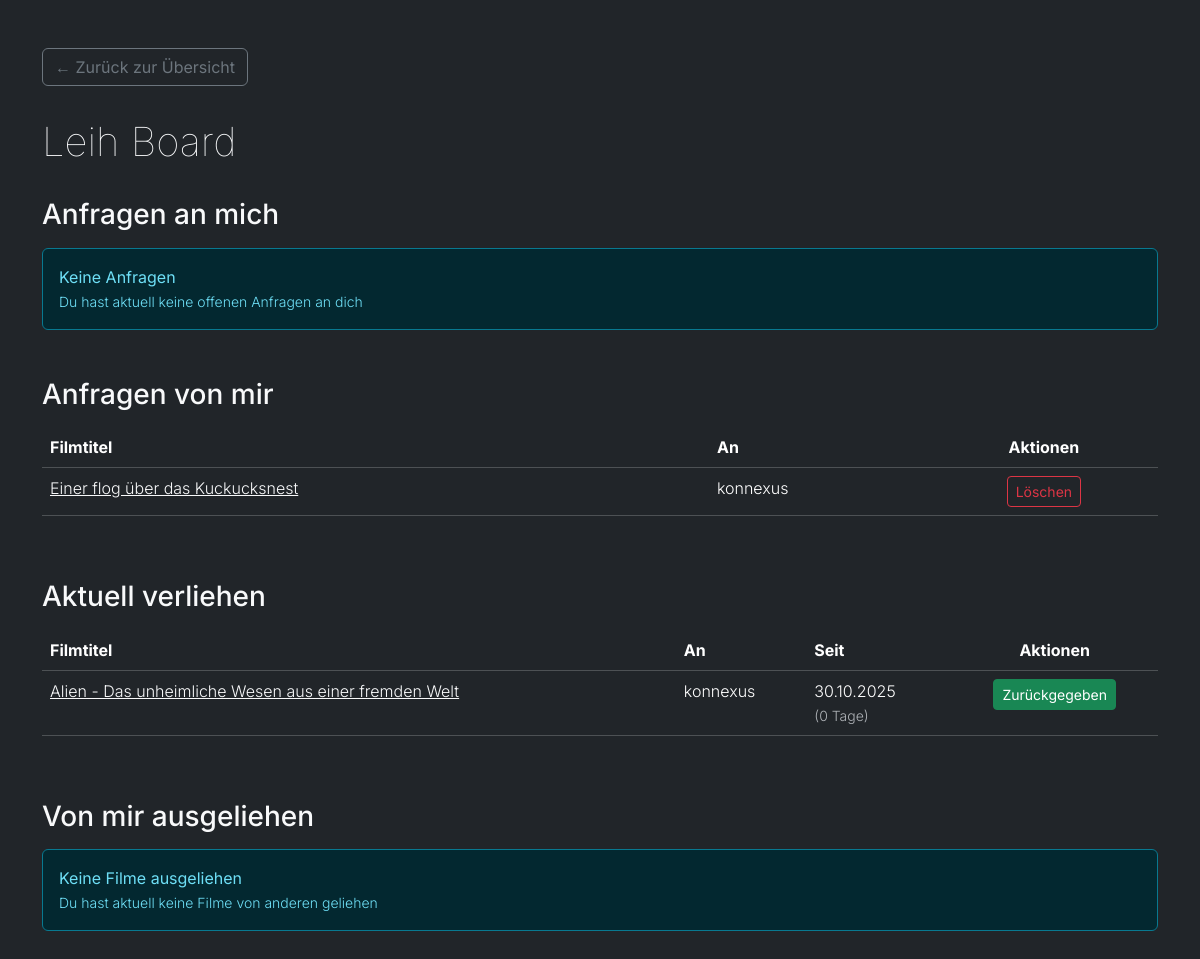
/leihboard (signed in), run on an earlier commit of the app's database.
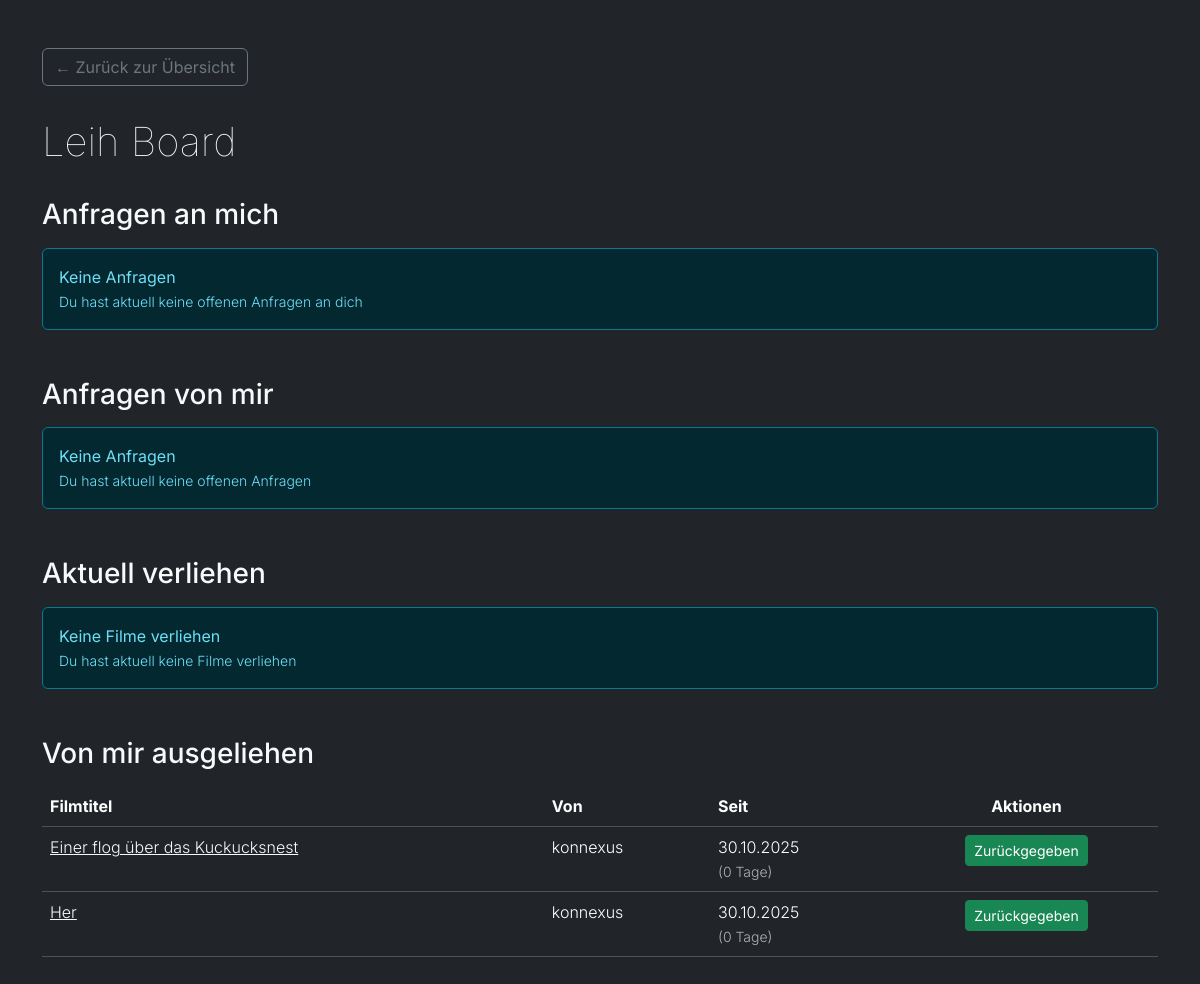
And on a later commit of the database.
### app.py (models this page shows, shortened)
class LendingRequest(db.Model):
    id = db.Column(db.Integer, primary_key=True)
    borrower_id = db.Column(db.Integer, db.ForeignKey('benutzer.id'), nullable=False)  # Wer möchte leihen?
    owner_id = db.Column(db.Integer, db.ForeignKey('benutzer.id'), nullable=False)      # Wer besitzt den Film?
    film_id = db.Column(db.Integer, db.ForeignKey('film.id'), nullable=False)           # Welcher Film?
    borrower = db.relationship('Benutzer', foreign_keys=[borrower_id])
    owner = db.relationship('Benutzer', foreign_keys=[owner_id])
    film = db.relationship('Film')

class Film(db.Model):
    id = db.Column(db.Integer, primary_key=True)
    title = db.Column(db.String(200), nullable=False)
    year = db.Column(db.Integer)
    beschreibung = db.Column(db.Text)
    tmdb_id = db.Column(db.String(20))
    poster_url = db.Column(db.String(500))
    besitzer = db.Column(db.String(100))
    verliehen_an = db.Column(db.String(100))
    verliehen_seit = db.Column(db.DateTime)
    genres = db.Column(db.String(500))  # Komma-separierte Liste von Genres
    wunschliste = db.Column(db.Boolean, default=True)

class Benutzer(db.Model):
    id = db.Column(db.Integer, primary_key=True)
    name = db.Column(db.String(100), unique=True, nullable=False)
    password_hash = db.Column(db.String(255), nullable=False)
    is_admin = db.Column(db.Boolean, default=False)

### app.py (the view)
@app.route('/leihboard')
@login_erforderlich
def leihboard():
    current_user = Benutzer.query.get(session['benutzer_id'])
    requests_to_me = LendingRequest.query.filter_by(owner_id=current_user.id).all()
    requests_to_me = sorted(requests_to_me, key=lambda x: x.borrower.name)
    requests_from_me = LendingRequest.query.filter_by(borrower_id=current_user.id).all()
    requests_from_me = sorted(requests_from_me, key=lambda x: x.owner.name)
    lent_films = Film.query.filter_by(besitzer=current_user.name).filter(Film.verliehen_an.isnot(None)).all()
    lent_films = sorted(lent_films, key=lambda x: x.verliehen_an or "")
    borrowed_films = Film.query.filter_by(verliehen_an=current_user.name).all()
    borrowed_films = sorted(borrowed_films, key=lambda x: x.besitzer or "")
    return render_template('leihboard.html', requests_to_me=requests_to_me, requests_from_me=requests_from_me, lent_films=lent_films, borrowed_films=borrowed_films, datetime=datetime)

### app.py (called while the page is built)
def login_erforderlich(f):
    @wraps(f)
    def decorated_function(*args, **kwargs):
        if "benutzer_id" not in session:
            flash("Du musst dich anmelden", "warning")
            return redirect(url_for("login"))
        return f(*args, **kwargs)
    return decorated_function

@app.context_processor
def inject_user():
    user_admin = False
    if session.get("benutzer_id"):
        user = Benutzer.query.filter_by(id=session.get("benutzer_id")).first()
        user_admin = user.is_admin if user else False
    return dict(session=session, user_admin=user_admin)

### templates/leihboard.html (shortened to what this page needs)
<!DOCTYPE html>
<html lang="de" data-bs-theme="dark">
<head>
    <link href="https://cdn.jsdelivr.net/npm/bootstrap@5.3.2/dist/css/bootstrap.min.css" rel="stylesheet">
</head>
<body class="bg-dark text-light">
    <div class="container py-5">
        <div class="back-button">
            <a href="{{ url_for('index') }}" class="btn btn-outline-secondary">
                ← Zurück zur Übersicht
            </a>
        </div>
        <h1 class="mb-4">Leih Board</h1>
        <div class="table-container">
            <h3 class="mb-3">Anfragen an mich</h3>
            {% if requests_to_me %}
                <div class="table-responsive">
                    <table class="table table-dark table-hover">
                        <thead>
                            <tr>
                                <th>Filmtitel</th>
                                <th>Von</th>
                                <th class="text-center">Aktionen</th>
                            </tr>
                        </thead>
                        <tbody>
                            {% for request in requests_to_me %}
                                <tr>
                                    <td>
                                        <a href="{{ url_for('film_detail', film_id=request.film.id) }}" class="text-light">
                                            {{ request.film.title }}
                                        </a>
                                    </td>
                                    <td>{{ request.borrower.name }}</td>
                                    <td class="text-center">
                                        <form action="{{ url_for('verleihen', film_id=request.film.id) }}" method="POST" style="display:inline;">
                                            <input type="hidden" name="verliehen_an" value="{{ request.borrower.name }}">
                                            <input type="hidden" name="next" value="leihboard">
                                            <button type="submit" class="btn btn-sm btn-warning" title="Verleihen">
                                                <i class="bi bi-hand-thumbs-up"></i> Verleihen
                                            </button>
                                        </form>
                                        <form action="{{ url_for('delete_lending_request', request_id=request.id) }}" method="POST" style="display:inline;">
                                            <input type="hidden" name="next" value="leihboard">
                                            <button type="submit" class="btn btn-sm btn-outline-danger" onclick="return confirm('Anfrage wirklich löschen?')" title="Anfrage löschen">
                                                Löschen
                                            </button>
                                        </form>
                                    </td>
                                </tr>
                            {% endfor %}
                        </tbody>
                    </table>
                </div>
            {% else %}
                <div class="alert alert-info">
                    <strong>Keine Anfragen</strong><br>
                    <small>Du hast aktuell keine offenen Anfragen an dich</small>
                </div>
            {% endif %}
        </div>
        <div class="table-container mt-5">
            <h3 class="mb-3">Anfragen von mir</h3>
            {% if requests_from_me %}
                <div class="table-responsive">
                    <table class="table table-dark table-hover">
                        <thead>
                            <tr>
                                <th>Filmtitel</th>
                                <th>An</th>
                                <th class="text-center">Aktionen</th>
                            </tr>
                        </thead>
                        <tbody>
                            {% for request in requests_from_me %}
                                <tr>
                                    <td>
                                        <a href="{{ url_for('film_detail', film_id=request.film.id) }}" class="text-light">
                                            {{ request.film.title }}
                                        </a>
                                    </td>
                                    <td>{{ request.owner.name }}</td>
                                    <td class="text-center">
                                        <form action="{{ url_for('delete_lending_request', request_id=request.id) }}" method="POST" style="display:inline;">
                                            <button type="submit" class="btn btn-sm btn-outline-danger" onclick="return confirm('Anfrage wirklich löschen?')" title="Anfrage löschen">
                                                Löschen
                                            </button>
                                        </form>
                                    </td>
                                </tr>
                            {% endfor %}
                        </tbody>
                    </table>
                </div>
            {% else %}
                <div class="alert alert-info">
                    <strong>Keine Anfragen</strong><br>
                    <small>Du hast aktuell keine offenen Anfragen</small>
                </div>
            {% endif %}
        </div>
        <div class="table-container mt-5">
            <h3 class="mb-3">Aktuell verliehen</h3>
            {% if lent_films %}
                <div class="table-responsive">
                    <table class="table table-dark table-hover">
                        <thead>
                            <tr>
                                <th>Filmtitel</th>
                                <th>An</th>
                                <th>Seit</th>
                                <th class="text-center">Aktionen</th>
                            </tr>
                        </thead>
                        <tbody>
                            {% for film in lent_films %}
                                <tr>
                                    <td>
                                        <a href="{{ url_for('film_detail', film_id=film.id) }}" class="text-light">
                                            {{ film.title }}
                                        </a>
                                    </td>
                                    <td>{{ film.verliehen_an }}</td>
                                    <td>
                                        {{ film.verliehen_seit.strftime('%d.%m.%Y') }}<br>
                                        <small class="text-muted">({{ (datetime.now() - film.verliehen_seit).days }} Tage)</small>
                                    </td>
                                    <td class="text-center">
                                        <form action="{{ url_for('zurueckgeben', film_id=film.id) }}" method="POST" style="display:inline;">
                                            <button type="submit" class="btn btn-sm btn-success" title="Film zurückgeben">
                                                Zurückgegeben
                                            </button>
                                        </form>
                                    </td>
                                </tr>
                            {% endfor %}
                        </tbody>
                    </table>
                </div>
            {% else %}
                <div class="alert alert-info">
                    <strong>Keine Filme verliehen</strong><br>
                    <small>Du hast aktuell keine Filme verliehen</small>
                </div>
            {% endif %}
        </div>
        <div class="table-container mt-5">
            <h3 class="mb-3">Von mir ausgeliehen</h3>
            {% if borrowed_films %}
                <div class="table-responsive">
                    <table class="table table-dark table-hover">
                        <thead>
                            <tr>
                                <th>Filmtitel</th>
                                <th>Von</th>
                                <th>Seit</th>
                                <th class="text-center">Aktionen</th>
                            </tr>
                        </thead>
                        <tbody>
                            {% for film in borrowed_films %}
                                <tr>
                                    <td>
                                        <a href="{{ url_for('film_detail', film_id=film.id) }}" class="text-light">
                                            {{ film.title }}
                                        </a>
                                    </td>
                                    <td>{{ film.besitzer }}</td>
                                    <td>
                                        {{ film.verliehen_seit.strftime('%d.%m.%Y') }}<br>
                                        <small class="text-muted">({{ (datetime.now() - film.verliehen_seit).days }} Tage)</small>
                                    </td>
                                    <td class="text-center">
                                        <form action="{{ url_for('zurueckgeben', film_id=film.id) }}" method="POST" style="display:inline;">
                                            <button type="submit" class="btn btn-sm btn-success" title="Film zurückgegeben">
                                                Zurückgegeben
                                            </button>
                                        </form>
                                    </td>
                                </tr>
                            {% endfor %}
                        </tbody>
                    </table>
                </div>
            {% else %}
                <div class="alert alert-info">
                    <strong>Keine Filme ausgeliehen</strong><br>
                    <small>Du hast aktuell keine Filme von anderen geliehen</small>
                </div>
            {% endif %}
        </div>
    </div>
</body>
</html>

### templates/leihboard.html (style rules this page uses)
body { font-family: 'Inter', sans-serif; font-weight: 300; }
h1 { font-weight: 100; }
.back-button { margin-bottom: 2rem; }
.table-container { margin-top: 2rem; }

What changed in the data, as far as the page shows it:
removed LendingRequest: film "Einer flog über das Kuckucksnest", owner.name "konnexus"
no longer on this page (row edited): Film: title "Alien - Das unheimliche Wesen aus einer fremden Welt", verliehen_an "konnexus", verliehen_seit "30.10.2025", shown under "Aktuell verliehen"
now on this page (row edited): Film: title "Einer flog über das Kuckucksnest", besitzer "konnexus", verliehen_seit "30.10.2025", shown under "Von mir ausgeliehen"
now on this page (row edited): Film: title "Her", besitzer "konnexus", verliehen_seit "30.10.2025", shown under "Von mir ausgeliehen"
Also different on the page:
text no longer shown: "An An Keine Filme ausgeliehen Du hast aktuell keine Filme von anderen geliehen"
text now shown: "Keine Anfragen Du hast aktuell keine offenen Anfragen Keine Filme verliehen Du hast aktuell keine Filme verliehen Von"
